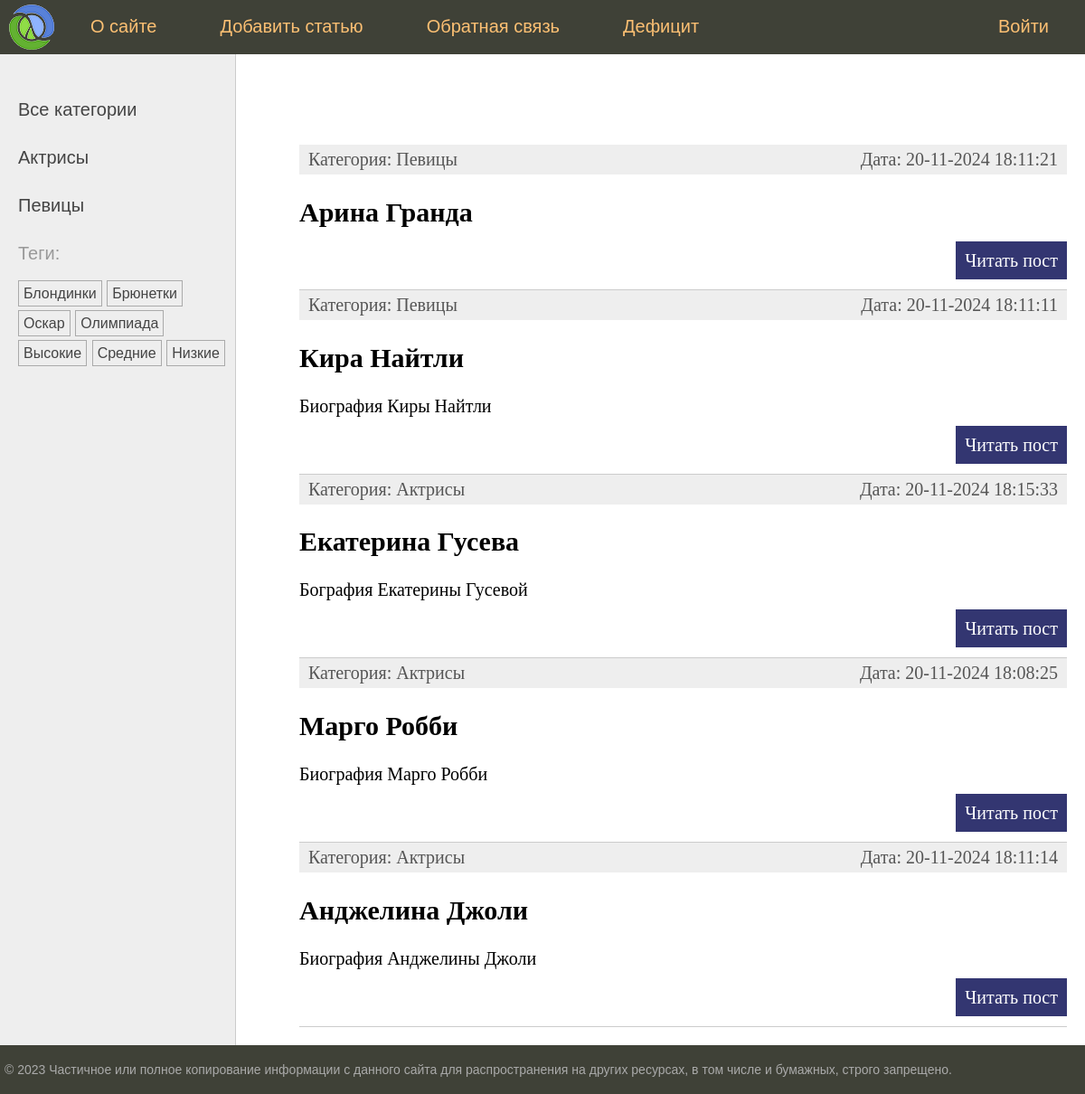
The app's page /, older data.
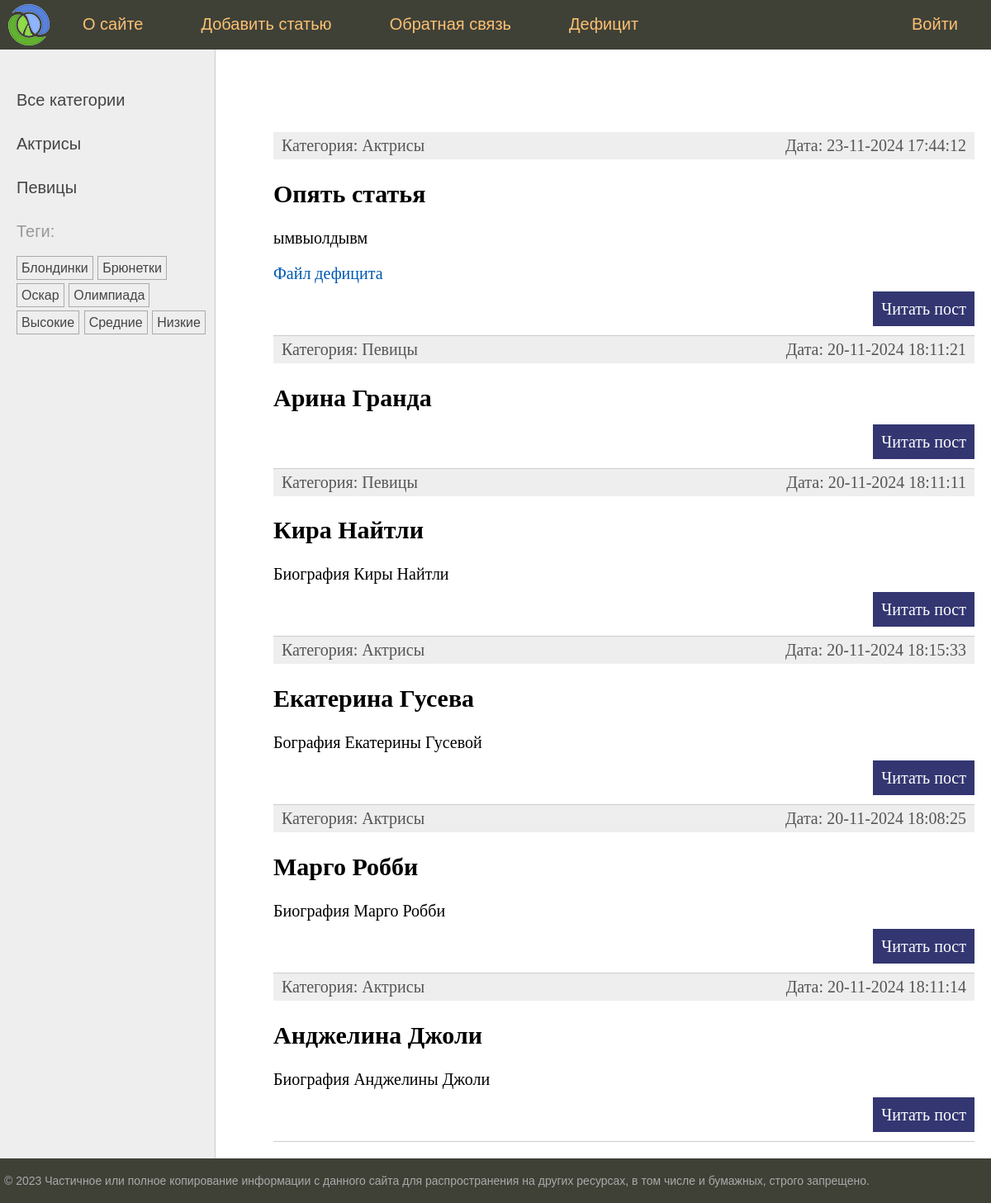
The same page, newer data.
### women/models.py (models this page shows, shortened)
class Category(models.Model):
    name = models.CharField(max_length=100, db_index=True, verbose_name="Название")
    slug = models.SlugField(max_length=255, unique=True, db_index=True)
    class Meta:
        verbose_name = "Категория"
        verbose_name_plural = "Категории"
    def get_absolute_url(self):
        return reverse('category', kwargs={'cat_slug': self.slug})

class TagPost(models.Model):
    tag = models.CharField(max_length=100, db_index=True)
    slug = models.SlugField(max_length=255, unique=True, db_index=True)
    def get_absolute_url(self):
        return reverse('tag', kwargs={'tag_slug': self.slug})

class Women(models.Model):
    class Status(models.IntegerChoices):
        DRAFT = 0, 'Черновик'
        PUBLISHED = 1, 'Опубликовано'
    title = models.CharField(max_length=255, verbose_name='Заголовок')
    slug = models.SlugField(max_length=255, unique=True, db_index=True, verbose_name='URL')
    photo = models.FileField(upload_to="post_docs/%Y/%m/%d", default=None, blank=True,
                             null=True, verbose_name="Файлы")
    content = models.TextField(blank=True, verbose_name='Текст статьи')
    time_create = models.DateTimeField(auto_now_add=True, verbose_name='Время создания')
    time_update = models.DateTimeField(auto_now=True)
    is_published = models.BooleanField(choices=tuple(map(lambda x: (bool(x[0]), x[1]), Status.choices)),
                                       default=Status.DRAFT, verbose_name='Статус')
    cat = models.ForeignKey('Category', on_delete=models.PROTECT, related_name='posts', verbose_name="Категория")
    tags = models.ManyToManyField('TagPost', blank=True, related_name='tags', verbose_name='Тэг')
    husband = models.OneToOneField('Husband', on_delete=models.SET_NULL, null=True, blank=True, related_name='women',
                                   verbose_name='Муж')
    objects = models.Manager()
    published = PublishedManager()
    class Meta:
        verbose_name = "Известные женщины"
        verbose_name_plural = "Известные женщины"
        ordering = ['-time_create']
        indexes = [
            models.Index(fields=['-time_create'])
        ]
    def get_absolute_url(self):
        return reverse('post', kwargs={'post_slug': self.slug})

### women/views.py (the view)
# urls.py: path('', views.index, name='home'),
def index(request):
    posts = Women.published.all()
    data = {'title': 'Главная страница',
            'menu': menu,
            'posts': posts,
            }
    return render(request, "women/index.html", context=data)

### women/models.py (called while the page is built)
    def get_queryset(self):
        return super().get_queryset().filter(is_published=Women.Status.PUBLISHED)

### women/templatetags/women_tags.py (called while the page is built)
@register.inclusion_tag('women/list_categories.html')
def show_categories(cat_selected=0):
    cats = Category.objects.all()
    return {'cats': cats, 'cat_selected': cat_selected}

@register.inclusion_tag('women/list_tags.html')
def show_all_tags():
    return {'tags': TagPost.objects.all()}

### women/templates/women/index.html (shortened to what this page needs)
{% extends 'base.html' %}
{% block content %}
<ul class="list-articles" xmlns="http://www.w3.org/1999/html">
	{% for p in posts %}
			<li><div class="article-panel">
	<p class="first">Категория: {{p.cat.name}}</p>
	<p class="last">Дата: {{p.time_update|date:"d-m-Y H:i:s"}}</p>
    </div>
				<h2>{{p.title}}</h2>
					{% autoescape off %}
					{{p.content|linebreaks|truncatewords:40}}
					{% endautoescape %}
				{% if p.photo %}
				<p><file src="{{p.photo.url}}"><a href="{{p.photo.url}}">Файл дефицита </a></file></p>
				{% endif %}
			<p class="link-read-post"><a href="{{ p.get_absolute_url }}">Читать пост</a></p>
			</li>
	{% endfor %}
</ul>
{% endblock %}

### templates/base.html (shortened to what this page needs)
{% load static %}
{% load women_tags %}
<!DOCTYPE html>
<html>
<head>
	<link type="text/css" href="{% static 'women/css/styles.css' %}" rel="stylesheet" />
</head>
<body>
<table class="table-page" border=0 cellpadding="0" cellspacing="0">
<tr><td valign=top>
{% block mainmenu %}
		<div class="header">
			<ul id="mainmenu" class="mainmenu">
			<li class="logo"><a href="{% url 'home' %}"><div class="logo"></div></a></li>
{% for m in menu %}
	{% if not forloop.last %}<li>{% else %}<li class="last">{% endif %}
		<a href="{% url m.url_name %}">{{m.title}}</a></li>
{% endfor %}
			</ul>
		</div>
{% endblock mainmenu %}
<table class="table-content" border=0 cellpadding="0" cellspacing="0">
<tr>
	<td valign="top" class="left-chapters">
	<ul id="leftchapters">
		{% if cat_selected == 0 %}
		<li class="selected">Все категории</li>
		{% else %}
		<li><a href="{% url 'home' %}">Все категории</a></li>
		{% endif %}
		{% show_categories cat_selected %}
		<li>{% show_all_tags %}</li>
	</ul>
</td>
<td valign="top" class="content">
	<div class="content-text">
		{% block content %}
		{% endblock %}
	</div>
</td></tr></table>
</td></tr>
<tr><td valign=top>
	<div id="footer">
		<p>&copy; 2023 Частичное или полное копирование информации с данного сайта для распространения на других ресурсах, в том числе и бумажных, строго запрещено.</p>
	</div>
</td></tr></table>
</body>
</html>

### women/templates/women/list_categories.html
{% for cat in cats %}
{% if cat.id == cat_selected %}
<li class="selected">{{cat.name}}</li>
{% else %}
<li><a href="{{ cat.get_absolute_url }}">{{cat.name}}</a></li>
{% endif %}
{% endfor %}

### women/templates/women/list_tags.html
{% if tags %}
<p>Теги:</p>
<ul class="tags-list">
    {% for t in tags %}
    <li><a href="{{t.get_absolute_url}}">{{t.tag}}</a></li>
    {% endfor %}
</ul>
{% endif %}

Row changes from the older to the newer data that the page shows:
added Women: cat.name "Актрисы", time_update "23-11-2024 17:44:12", title "Опять статья", content "ымвыолдывм"
